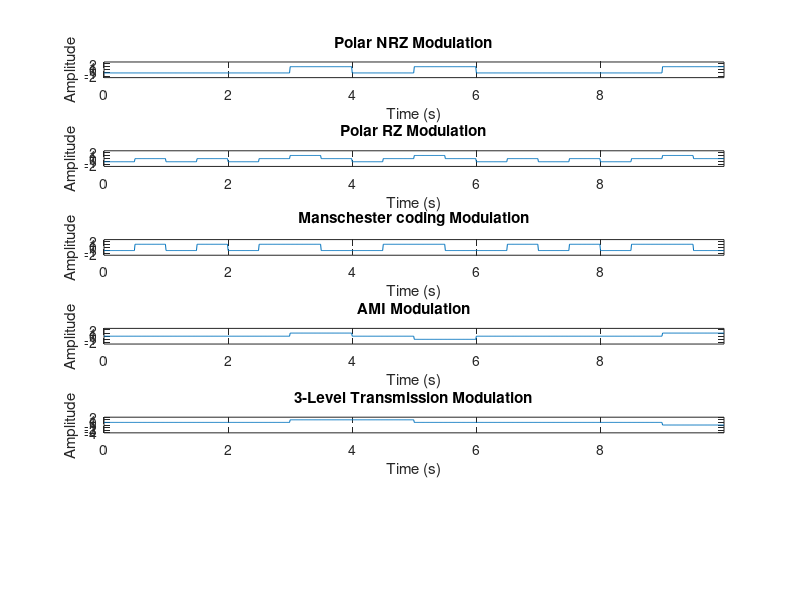

MATLAB code to generate this figure:
clear all;
clc;

seq = randi([0 1], 1, 10);
seq
Tb = 1; % bit duration
Fs = 100; % sampling frequency in Hz

t = linspace(0, Tb*length(seq), length(seq)*Fs+1);
t = t(1:end-1); % remove the last point to make sure that t and y have
                % the same length

%----------------- polar NRZ ---------------%
for i = 1:length(seq)
    if seq(i) == 0
        y((i-1)*Fs+1:i*Fs) = -1;
    else
        y((i-1)*Fs+1:i*Fs) = 1;
    end
end

subplot(6, 1, 1);
plot(t, y);
axis([0 t(end) -2.5 2.5]);
xlabel('Time (s)');
ylabel('Amplitude');
title('Polar NRZ Modulation');
%----------------- polar NRZ ---------------%

%----------------- polar RZ ---------------%
for i = 1:length(seq)
  if seq(i) == 1
    y((i-1)*Fs+1:(i-0.5)*Fs) = 1;
    y((i-0.5)*Fs+1:i*Fs) = 0;
  else
    y((i-1)*Fs+1:(i-0.5)*Fs) = -1;
    y((i-0.5)*Fs+1:i*Fs) = 0;
  end
end

subplot(6, 1, 2);
plot(t, y);
axis([0 t(end) -2.5 2.5]);
xlabel('Time (s)');
ylabel('Amplitude');
title('Polar RZ Modulation');
%----------------- polar RZ ---------------%

%---------- Manschester coding ------------%
for i = 1:length(seq)
  if seq(i) == 1
    y((i-1)*Fs+1:(i-0.5)*Fs) = 1;
    y((i-0.5)*Fs+1:i*Fs) = -1;
  else
    y((i-1)*Fs+1:(i-0.5)*Fs) = -1;
    y((i-0.5)*Fs+1:i*Fs) = 1;
  end
end

subplot(6, 1, 3);
plot(t, y);
axis([0 t(end) -2.5 2.5]);
xlabel('Time (s)');
ylabel('Amplitude');
title('Manschester coding Modulation');
%---------- Manschester coding ------------%

%----------------- AMI ---------------%
last_bit = 1; % will be used to check if the last 1-bit represented as 1 or -1
for i = 1:length(seq)
    if seq(i) == 0
        y((i-1)*Fs+1:i*Fs) = 0;
    else
        y((i-1)*Fs+1:i*Fs) = last_bit;
        last_bit = -1 * last_bit;
    end
end

subplot(6, 1, 4);
plot(t, y);
axis([0 t(end) -2.5 2.5]);
xlabel('Time (s)');
ylabel('Amplitude');
title('AMI Modulation');
%----------------- AMI ---------------%

%----------------- 3-level transmission ---------------%
last_bit = 0;
alter = [1 0 -1];
j = 1;
for i = 1:length(seq)
    if seq(i) == 0
        y((i-1)*Fs+1:i*Fs) = last_bit;
    else
         y((i-1)*Fs+1:i*Fs) = alter(j);
         last_bit = alter(j);
         j = j + 1;
         if j > length(alter)
             j = 1;
         end
    end
end

% Plot the modulated signal
subplot(6, 1, 5);
plot(t, y);
axis([0 t(end) -4 2]);
xlabel('Time (s)');
ylabel('Amplitude');
title('3-Level Transmission Modulation');